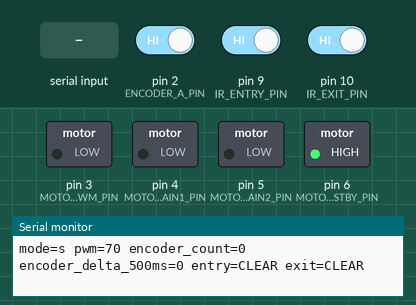
A sketch run on a simulated Arduino Uno, built with avr-gcc and run on an emulated ATmega328P. Parts: switched loads named in the sketch (green lamp = pin HIGH), the last lines printed to the serial monitor. The inputs (shaded band) are chosen by the test bench; at power-on: pin 2 (ENCODER_A_PIN) HIGH, pin 9 (IR_ENTRY_PIN) HIGH, pin 10 (IR_EXIT_PIN) HIGH.

Above: at 1.2 s.
1.3 s: "f" received over Serial
At 1.7 s:
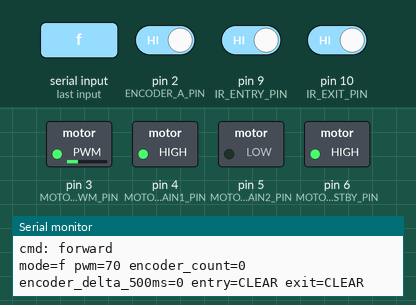
2.8 s: "r" received over Serial
At 4.0 s:
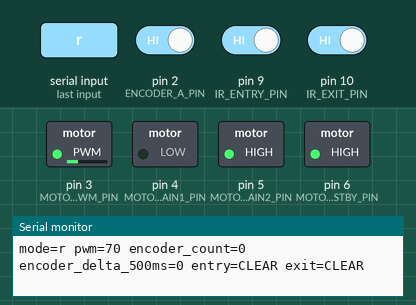
4.3 s: "b" received over Serial
At 5.2 s:
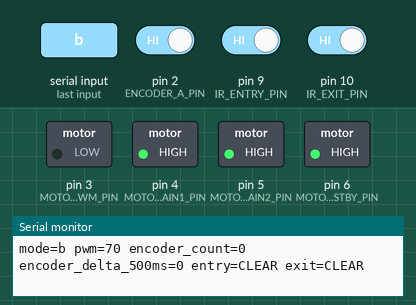
10.0 s: "s" received over Serial
At 10.8 s:
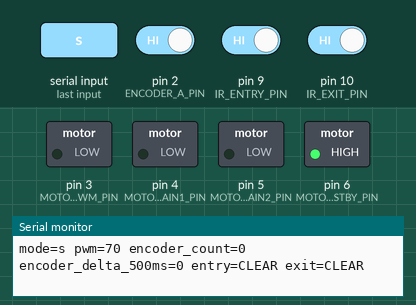
Timing chart, 0 to 12.5 s (numbered marks = the images above; inputs shaded):
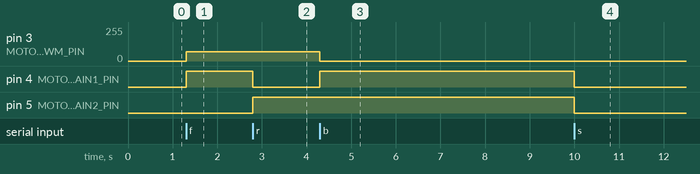

Measured:
- after the input at 1.3 s, pin 3 (MOTOR_PWM_PIN): 0/255 → 70/255 at once; pin 4 (MOTOR_AIN1_PIN): LOW → HIGH at once
- after the input at 2.8 s, pin 4 (MOTOR_AIN1_PIN): HIGH → LOW at once; pin 5 (MOTOR_AIN2_PIN): LOW → HIGH at once
- after the input at 4.3 s, pin 3 (MOTOR_PWM_PIN): 70/255 → 0/255 at once; pin 4 (MOTOR_AIN1_PIN): LOW → HIGH at once
- after the input at 10.0 s, pin 4 (MOTOR_AIN1_PIN), pin 5 (MOTOR_AIN2_PIN): HIGH → LOW at once

The sketch:

04_collector_smoke_test.ino
```cpp
/*
  Collector Smoke Test

  Tests motor + encoder + 2 IR beams together.

  Wiring:
    D2  -> Encoder A
    D3  -> TB6612 PWMA
    D4  -> TB6612 AIN1
    D5  -> TB6612 AIN2
    D6  -> TB6612 STBY
    D7  -> Encoder B
    D9  -> IR #1 entry receiver signal
    D10 -> IR #2 exit receiver signal

  GB37Y3530 motor colors:
    Red    -> TB6612 AO1
    Black  -> TB6612 AO2
    Blue   -> Encoder A / D2
    Green  -> Encoder B / D7
    Yellow -> Encoder VCC / 5V
    White  -> Encoder GND / GND

  Serial commands:
    f = forward low PWM
    r = reverse low PWM
    s = stop/coast
    b = brake
    + = increase PWM by 10
    - = decrease PWM by 10
*/

const byte ENCODER_A_PIN = 2;
const byte MOTOR_PWM_PIN = 3;
const byte MOTOR_AIN1_PIN = 4;
const byte MOTOR_AIN2_PIN = 5;
const byte MOTOR_STBY_PIN = 6;
const byte ENCODER_B_PIN = 7;
const byte IR_ENTRY_PIN = 9;
const byte IR_EXIT_PIN = 10;

volatile long encoderCount = 0;

byte motorPwm = 70;
char motorMode = 's';

void onEncoderAChange() {
  bool a = digitalRead(ENCODER_A_PIN);
  bool b = digitalRead(ENCODER_B_PIN);

  if (a == b) {
    encoderCount++;
  } else {
    encoderCount--;
  }
}

bool beamBroken(byte pin) {
  return digitalRead(pin) == LOW;
}

void motorCoast() {
  analogWrite(MOTOR_PWM_PIN, 0);
  digitalWrite(MOTOR_AIN1_PIN, LOW);
  digitalWrite(MOTOR_AIN2_PIN, LOW);
  motorMode = 's';
}

void motorBrake() {
  analogWrite(MOTOR_PWM_PIN, 0);
  digitalWrite(MOTOR_AIN1_PIN, HIGH);
  digitalWrite(MOTOR_AIN2_PIN, HIGH);
  motorMode = 'b';
}

void motorForward() {
  digitalWrite(MOTOR_STBY_PIN, HIGH);
  digitalWrite(MOTOR_AIN1_PIN, HIGH);
  digitalWrite(MOTOR_AIN2_PIN, LOW);
  analogWrite(MOTOR_PWM_PIN, motorPwm);
  motorMode = 'f';
}

void motorReverse() {
  digitalWrite(MOTOR_STBY_PIN, HIGH);
  digitalWrite(MOTOR_AIN1_PIN, LOW);
  digitalWrite(MOTOR_AIN2_PIN, HIGH);
  analogWrite(MOTOR_PWM_PIN, motorPwm);
  motorMode = 'r';
}

void applyCurrentMode() {
  if (motorMode == 'f') {
    motorForward();
  } else if (motorMode == 'r') {
    motorReverse();
  } else if (motorMode == 'b') {
    motorBrake();
  } else {
    motorCoast();
  }
}

void handleSerial() {
  while (Serial.available() > 0) {
    char cmd = Serial.read();

    if (cmd == 'f') {
      motorForward();
      Serial.println("cmd: forward");
    } else if (cmd == 'r') {
      motorReverse();
      Serial.println("cmd: reverse");
    } else if (cmd == 's') {
      motorCoast();
      Serial.println("cmd: stop/coast");
    } else if (cmd == 'b') {
      motorBrake();
      Serial.println("cmd: brake");
    } else if (cmd == '+') {
      motorPwm = min(120, motorPwm + 10);
      applyCurrentMode();
      Serial.print("cmd: pwm=");
      Serial.println(motorPwm);
    } else if (cmd == '-') {
      motorPwm = max(0, motorPwm - 10);
      applyCurrentMode();
      Serial.print("cmd: pwm=");
      Serial.println(motorPwm);
    }
  }
}

void setup() {
  Serial.begin(115200);

  pinMode(ENCODER_A_PIN, INPUT_PULLUP);
  pinMode(ENCODER_B_PIN, INPUT_PULLUP);
  pinMode(IR_ENTRY_PIN, INPUT_PULLUP);
  pinMode(IR_EXIT_PIN, INPUT_PULLUP);

  pinMode(MOTOR_PWM_PIN, OUTPUT);
  pinMode(MOTOR_AIN1_PIN, OUTPUT);
  pinMode(MOTOR_AIN2_PIN, OUTPUT);
  pinMode(MOTOR_STBY_PIN, OUTPUT);

  attachInterrupt(digitalPinToInterrupt(ENCODER_A_PIN), onEncoderAChange, CHANGE);

  digitalWrite(MOTOR_STBY_PIN, HIGH);
  motorCoast();

  Serial.println("Collector smoke test");
  Serial.println("Commands: f=forward r=reverse s=stop b=brake +=pwm up -=pwm down");
  Serial.println("PWM is capped at 120 for TB6612 bench safety.");
}

void loop() {
  static unsigned long lastPrintMs = 0;
  static long lastCount = 0;

  handleSerial();

  unsigned long now = millis();
  if (now - lastPrintMs >= 500) {
    noInterrupts();
    long count = encoderCount;
    interrupts();

    long delta = count - lastCount;

    Serial.print("mode=");
    Serial.print(motorMode);
    Serial.print(" pwm=");
    Serial.print(motorPwm);
    Serial.print(" encoder_count=");
    Serial.print(count);
    Serial.print(" encoder_delta_500ms=");
    Serial.print(delta);
    Serial.print(" entry=");
    Serial.print(beamBroken(IR_ENTRY_PIN) ? "BROKEN" : "CLEAR");
    Serial.print(" exit=");
    Serial.println(beamBroken(IR_EXIT_PIN) ? "BROKEN" : "CLEAR");

    lastCount = count;
    lastPrintMs = now;
  }
}
```
